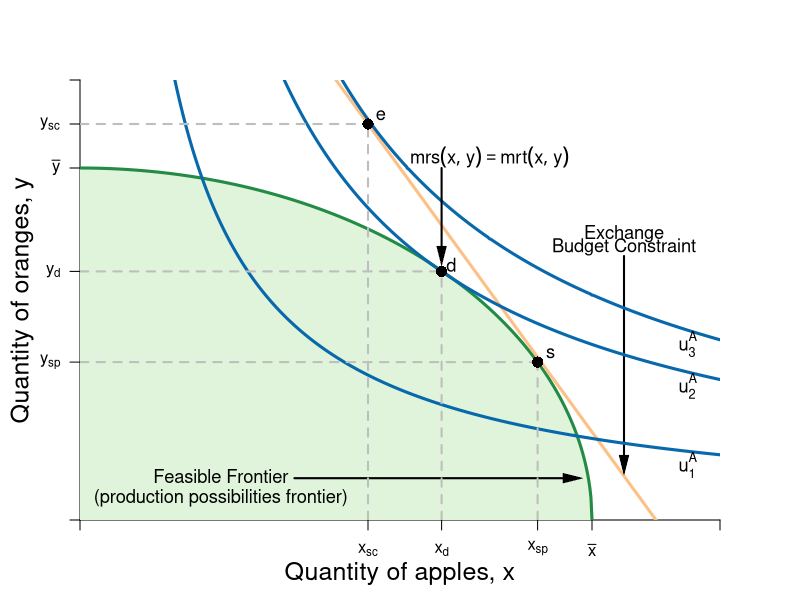

R code for this plot:
#Graph Designer: Simon Halliday
#Authors: Bowles, Foley and Halliday
#Title: Coordination, Conflict and Competition: A Text in Microeconomics

require(shape)
pdf(file = "bfh-textbook/indmarketdemand/ppf_dos.pdf", width = 8, height = 8)

#Set parameters for graphics
axislabelsize <- 1.5
labelsize <- 1.1
graphlinewidth <- 3
segmentlinewidth <- 2

COL <- c("#7fc97f", "#beaed4", "#fdc086", "#ffff99", "#386cb0", "#f0027f", "#bf5b17", "#666666")
COLA <- c("#e0f3db", "#99d8c9","#66c2a4","#41ae76", "#238b45", "#005824")
COLB <- c("#4eb3d3", "#2b8cbe", "#0868ac","#084081")

#Edited the margins to cater for the larger LHS labels
par(mar =  c(4, 4, 4, 4))

#Change this to make it log of l 

# ppf <- function(l, k = 0.5) {
#   k * (1/l)
# }

ppf <- function(x, k = 0.1, maxy = 8, alpha = 2) {
  maxy - k*x^alpha 
}

ppf2 <- function(x, yint = 64){
  sqrt(yint - (x)^2)
}

uFn <- function(x, y, alpha = 0.5){
  (x^alpha)*(y^(1-alpha))
}

bcA <- function(x, w = 8, p = 2) {
  w - p*x
}


xlims <- c(0, 10)
ylims <- c(0, 10)

npts <- 501 
x <- seq(xlims[1], xlims[2], length.out = npts)
y <- seq(ylims[1], ylims[2], length.out = npts) 
a <- c(3.85, 5.65, 6.4)

plot(0, 0, xlim = xlims, ylim = ylims, type = "n",
     xlab = expression(paste("")),
     ylab = expression(paste("")), 
     xaxt = "n", 
     yaxt = "n", 
     cex.lab = axislabelsize, 
     bty = "n", 
     xaxs="i", 
     yaxs="i"
)


# ticksy <- seq(from = 0, to = ylims[2], by = 1)
# ylabels <- seq(from = 0, to = ylims[2], by = 1)
# ticksx <- seq(from = 0, to = xlims[2], by = 1)
# xlabels <- seq(from = 0, to = xlims[2], by = 1)
ticksy <- c(ylims[1], bcA(x = 4.5, w = 18, p = 2), 5.65, ppf2(x = 7.15), 8, ylims[2])
ylabels <- c(NA, expression(paste(y[sc])), expression(paste(y[d])), expression(paste(y[sp])), expression(paste(bar(y))), NA)
ticksx <- c(xlims[1], 4.5, 5.65, 7.15, 8, xlims[2])
xlabels <- c(NA, expression(paste(x[sc])), expression(paste(x[d])), expression(paste(x[sp])), expression(paste(bar(x))), NA)


axis(1, at = ticksx, pos = 0, labels = xlabels)
axis(2, at = ticksy, pos = 0, labels = ylabels, las = 1)

npts <- 500 
xx1 <- seq(xlims[1], xlims[2], length.out = npts)
xx2 <- seq(0, 8, length.out = npts)
xx3 <- seq(xlims[1], 0, length.out = npts)
xx4 <- seq(-11, 0, length.out = npts)

#Draw the polygon for shading the feasible set
xpoly1 <- seq(from = xlims[1], to = 8, length.out = 500)
ypoly1 <- ppf2(xpoly1, yint = 64)
polygon(x = c(xpoly1, rev(xpoly1[1])), y = c(ypoly1, rev(ypoly1)[1]), col=COLA[1], density=NULL, border = NA)


#Draw the graphs
#lines(xx1, ppf(xx1, k = 0.1, maxy = 8, alpha = 2), col = COLA[5], lwd = graphlinewidth)
lines(xx2, ppf2(xx2, yint = 64), col = COLA[5], lwd = graphlinewidth)
lines(xx1, bcA(xx1, w = 18, p = 2), col = COL[3], lwd = graphlinewidth)

#Label the feasible frontier
text(2.2, 1, expression("Feasible Frontier"), cex = labelsize)
text(2.2, 0.5, expression("(production possibilities frontier)"), cex = labelsize)
Arrows(3.35, 0.95, 7.7, 0.95, col = "black", lty = 1, lwd = 2, arr.type = "triangle", arr.lwd = 0.5)

#Label the exchange constraint
text(8.5, 6.5, expression("Exchange"), cex = labelsize)
text(8.5, 6.2, expression("Budget Constraint"), cex = labelsize)
Arrows(8.5, 6, 8.5, 1.25, col = "black", lty = 1, lwd = 2, arr.type = "triangle", arr.lwd = 0.5)


contour(x, y, 
        outer(x, y, uFn),
        drawlabels = FALSE,
        col = COLB[3],
        lwd = graphlinewidth,
        levels = a, 
        xaxs="i", 
        yaxs="i", 
        add = TRUE)

#Axis labels
mtext(expression(paste("Quantity of apples, ", x)), side = 1, line = 2.5, cex = axislabelsize)
text(-0.9, 5, expression(paste("Quantity of oranges, ", y)), xpd = TRUE, cex = axislabelsize, srt = 90) 

#Annotate max u point on feasibility frontier
text(5.8, 5.8, expression(paste(d)), cex = labelsize)
segments(0, 5.65, 5.65, 5.65, lty = 2, col = "gray", lwd = segmentlinewidth)
segments(5.65, 0, 5.65, 5.65, lty = 2, col = "gray", lwd = segmentlinewidth)
points(5.65, 5.65, pch = 16, col = "black", cex = 1.5)

#Point of tangency between exchange budget and ppf
text(7.35, ppf2(x = 7.15) +.2, expression(s), cex = labelsize)
segments(0, ppf2(x = 7.15), 7.15, ppf2(x = 7.15), lty = 2, col = "gray", lwd = segmentlinewidth)
segments(7.15, 0, 7.15, ppf2(x = 7.15), lty = 2, col = "gray", lwd = segmentlinewidth)
points(7.15, ppf2(x = 7.15), pch = 16, col = "black", cex = 1.5)

#Point of tangency between exchange budget and indiff curve 3
text(4.7, bcA(x = 4.5, w = 18, p = 2) +.2, expression(e), cex = labelsize)
segments(0, bcA(x = 4.5, w = 18, p = 2), 4.5, bcA(x = 4.5, w = 18, p = 2), lty = 2, col = "gray", lwd = segmentlinewidth)
segments(4.5, 0, 4.5, bcA(x = 4.5, w = 18, p = 2), lty = 2, col = "gray", lwd = segmentlinewidth)
points(4.5, bcA(x = 4.5, w = 18, p = 2), pch = 16, col = "black", cex = 1.5)


#Add mrs = mrt at i
text(6.4, 8.25, expression(paste(mrs(x,y) == mrt(x,y))), cex = labelsize)
Arrows(5.65, 8, 5.65, 6, col = "black", lty = 1, lwd = 2, arr.type = "triangle", arr.lwd = 0.5)

#Label the indifference curves
text(9.5, 1.25, expression(u[1]^A), cex = labelsize)
text(9.5, 3.05, expression(u[2]^A), cex = labelsize)
text(9.5, 4, expression(u[3]^A), cex = labelsize)

dev.off()
